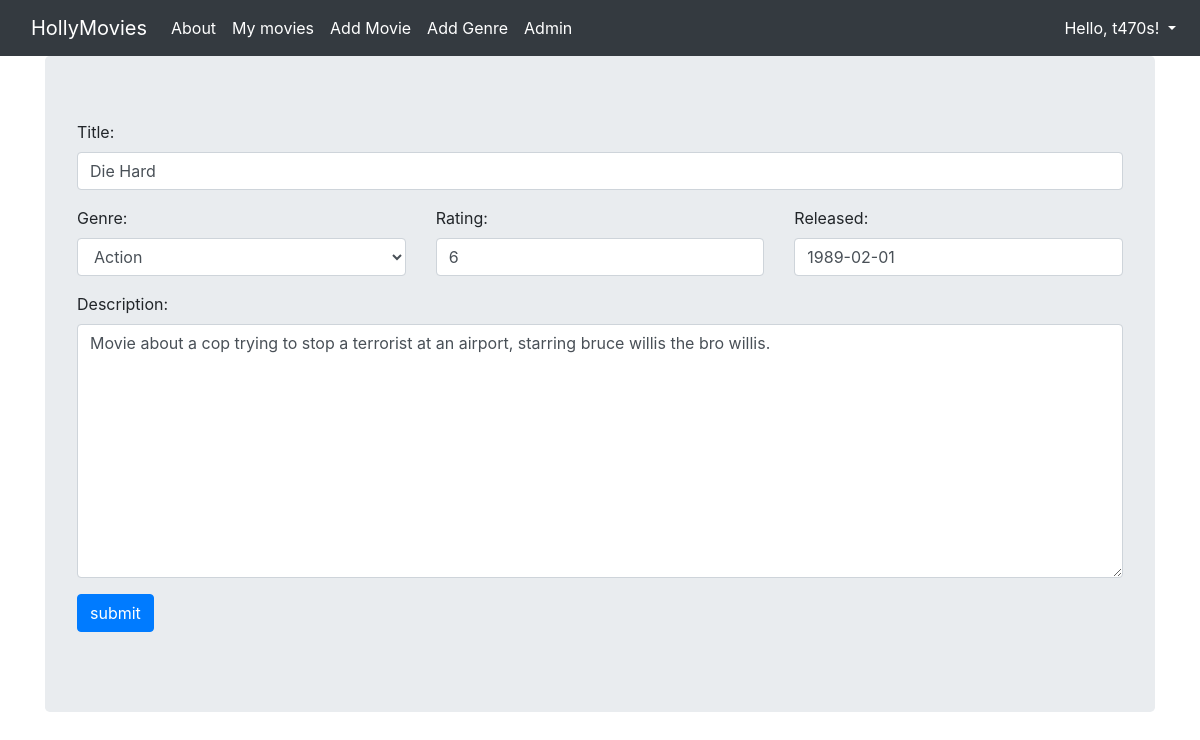
/update_movie/1 (signed in), run on the app's committed database.
### viewer/models.py (models this page shows, shortened)
class Movie(Model):
    title = CharField(max_length=128)
    genre = ForeignKey(Genre, on_delete=DO_NOTHING)
    rating = IntegerField()
    released = DateField()
    description = TextField()
    created = DateTimeField(auto_now_add=True)

### viewer/views.py (the view)
# urls.py: path("update_movie/<pk>", MovieUpdateView.as_view(), name="update_movie"),
class MovieUpdateView(LoginRequiredMixin, UpdateView):
    template_name = 'customized_form.html'
    model = Movie
    form_class = MovieForm
    success_url = reverse_lazy('movies')

### viewer/forms.py (shortened to what this page needs)
class MovieForm(ModelForm):
    class Meta:
        model = Movie
        exclude = []
    title = CharField(validators=[capitalized_validator, no_special_char_validator])
    rating = IntegerField(min_value=1, max_value=10)
    released = PastMonthField()
    def __init__(self, *args, **kwargs):
        super().__init__(*args, **kwargs)
        for visible in self.visible_fields():
            visible.field.widget.attrs['class'] = 'form-control'

### viewer/models.py (called while the page is built)
    def __str__(self):
        return self.name

### viewer/templates/customized_form.html (shortened to what this page needs)
{% extends 'base.html' %}
{% block content %}
    <form method="post">
    <div class="form-group">
      <label for="{{ form.title.id_for_label }}">Title:</label>
      {{ form.title }}
    </div>
    <div class="row">
      <div class="col">
        <div class="form-group">
          <label for="{{ form.genre.id_for_label }}">Genre:</label>
          {{ form.genre }}
        </div>
      </div>
      <div class="col">
        <div class="form-group">
          <label for="{{ form.rating.id_for_label }}">Rating:</label>
          {{ form.rating }}
        </div>
      </div>
      <div class="col">
        <div class="form-group">
          <label for="{{ form.released.id_for_label }}">Released:</label>
          {{ form.released }}
        </div>
      </div>
    </div>
    <div class="form-group">
      <label for="{{ form.description.id_for_label }}">Description:</label>
      {{ form.description }}
    </div>
        <input type="submit" value="submit" class="btn btn-primary">
    </form>
{% endblock %}

### viewer/templates/base.html (shortened to what this page needs)
{% load static %}
<html {% if LANGUAGE_CODE %}lang="{{ LANGUAGE_CODE }}"{% endif %}>
  <head>
    <link rel="stylesheet" href="https://stackpath.bootstrapcdn.com/bootstrap/4.2.1/css/bootstrap.min.css">
  </head>
  <body>
    <nav class="navbar navbar-expand-lg navbar-dark bg-dark">
      <div class="container fixed">
        <a class="navbar-brand" href="{% url 'index' %}">HollyMovies</a>
        <div class="collapse navbar-collapse" id="navbarNavAltMarkup">
          <div class="navbar-nav">
            <a class="nav-item nav-link active" href="{% url 'about' %}?s=Beautiful">
              About
            </a>
            <a class="nav-item nav-link active" href="{% url 'movies' %}">
              My movies
            </a>
            <a class="nav-item nav-link active" href="{% url 'add_movie' %}">
              Add Movie
            </a>
            <a class="nav-item nav-link active" href="{% url 'add_genre' %}">
              Add Genre
            </a>
            <a class="nav-item nav-link active" href="/admin">
              Admin
            </a>
          </div>
        </div>
      </div>
      <div class="navbar-nav ml-auto">
        <div class="nav-item dropdown">
          {% if user.is_authenticated %}
            <a class="nav-link active dropdown-toggle" href="#" data-toggle="dropdown">
              {% if user.first_name %}Hello, {{ user.first_name }}!
              {% else %}Hello, {{ user.username }}!{% endif %}
            </a>
          {% endif %}
        </div>
      </div>
    </nav>
    <div class="container">
      <div class="jumbotron">
        {% block content %}{% endblock %}
      </div>
    </div>
  </body>
</html>

### data on the page
Movie: title "Die Hard", genre "Action", rating "6", released "1989-02-01", description "Movie about a cop trying to stop a terrorist at an airport, starring bruce willis the bro willis."

### other printed values
{{ user.username }} "t470s"
